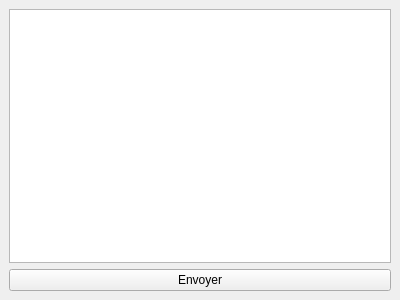
<?xml version="1.0" encoding="UTF-8"?>
<ui version="4.0">
 <class>MainWindow</class>
 <widget class="QMainWindow" name="MainWindow">
  <property name="geometry">
   <rect>
    <x>0</x>
    <y>0</y>
    <width>400</width>
    <height>300</height>
   </rect>
  </property>
  <widget class="QWidget" name="centralwidget">
   <layout class="QVBoxLayout" name="verticalLayout">
    <item>
     <widget class="QTextEdit" name="textEdit"/>
    </item>
    <item>
     <widget class="QPushButton" name="submitButton">
      <property name="text">
       <string>Envoyer</string>
      </property>
     </widget>
    </item>
   </layout>
  </widget>
 </widget>
</ui>
